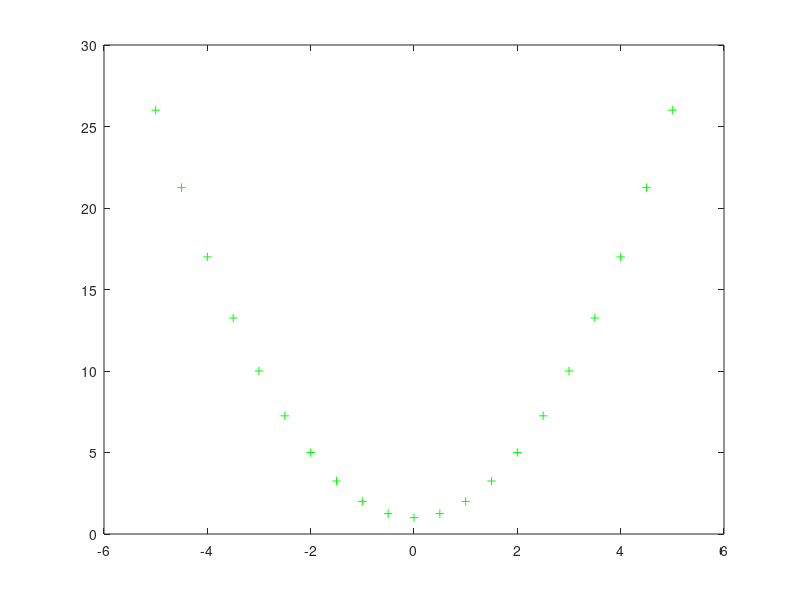

This chart was generated by the following MATLAB code: (Note: this script raises an error after producing the figure.)


% p1.m

x = [-5 : 0.5 : 5]; 
y = x .^ 2;

% plot (x, y, '--');
% hold on
% pause 'long dash'

h = plot (x, y + 1, 'g+');

set (h, 'Size', 1);
set (h, 'Thickness', 4);

% pause 'green plus'

% plot (x, y + 2, 'r*');
% pause ('red star')

[11:21]
